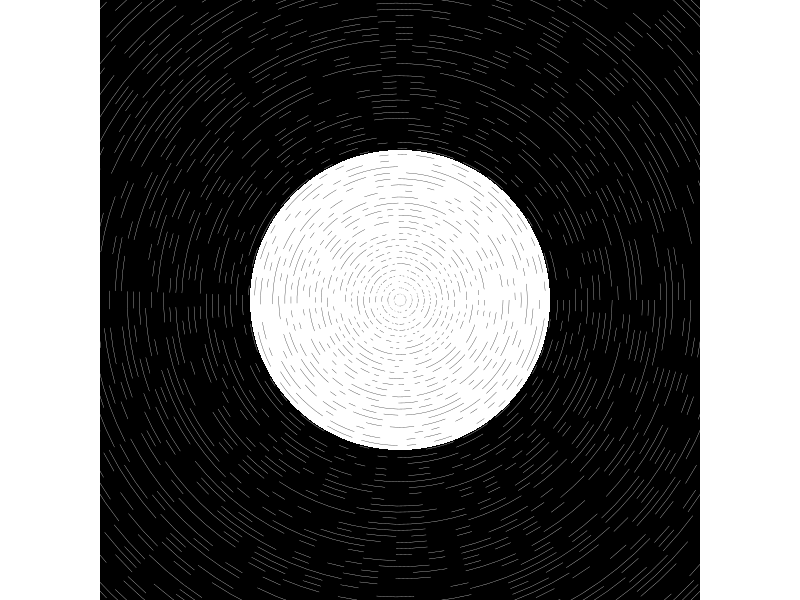

This figure's R source:
## ---- chunk 1
#=============================================================================#
#Library Load-in---------------------------------------------------------------
#=============================================================================#
library(dplyr)
library(purrr)
library(ggplot2)

#=============================================================================#
#Data Set-up-------------------------------------------------------------------
#=============================================================================#
#Setting angles for the circles#
theta <- seq(0,2*pi, length = 100)

#Setting a succession of radi for the circles#
radi <- seq(0,20, length = 100)

#Setting up for iterations#
n <- 1:length(radi)
color_pals <- c("#000000", "#ffffff")
fill_pals <- colorRampPalette(c("#000000","#070b40","#290740"))(length(radi))

#Data Compilation#
circles <- pmap_df(list(radi,n,fill_pals), ~tibble(x = cos(theta) * .x + 10,
                                   y = sin(theta) * ..1 + 10,
                                   group = paste0("ring_",..2),
                                   color = sample(color_pals, length(theta), replace = TRUE),
                                   fill = ..3))

#Setting angles for the center circle#
theta <- seq(0,2*pi, length = 1000)

#Data for the center circle#
center <- tibble(x = cos(theta) * 5 + 10,
                 y = sin(theta)* 5 + 10,
                 color = "#ffffff",
                 group = "center")

#=============================================================================#
#Final Piece-------------------------------------------------------------------
#=============================================================================#

circles |>
  ggplot(aes(x,y, group = group))+
  theme_void()+
  theme(plot.background = element_rect(fill = "#000000"))+
  geom_polygon(data = center, 
               fill = "#ffffff")+
  geom_path(color = circles$color,
            linewidth = .1)+
  coord_equal(xlim = c(0,20),
              ylim = c(0,20),
              expand = FALSE)

#To save the output:
# ggsave("images/30.png",
#        dpi = 300,
#        device = "png",
#        bg = "transparent")
